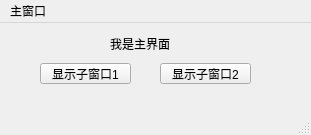
<?xml version="1.0" encoding="UTF-8"?>
<ui version="4.0">
 <class>MainWindow</class>
 <widget class="QMainWindow" name="MainWindow">
  <property name="geometry">
   <rect>
    <x>0</x>
    <y>0</y>
    <width>311</width>
    <height>135</height>
   </rect>
  </property>
  <property name="windowTitle">
   <string>MainWindow</string>
  </property>
  <widget class="QWidget" name="centralwidget">
   <widget class="QPushButton" name="showChildButton">
    <property name="geometry">
     <rect>
      <x>40</x>
      <y>40</y>
      <width>91</width>
      <height>21</height>
     </rect>
    </property>
    <property name="text">
     <string>显示子窗口1</string>
    </property>
   </widget>
   <widget class="QLabel" name="label">
    <property name="geometry">
     <rect>
      <x>110</x>
      <y>10</y>
      <width>71</width>
      <height>21</height>
     </rect>
    </property>
    <property name="text">
     <string>我是主界面</string>
    </property>
   </widget>
   <widget class="QPushButton" name="showchild2">
    <property name="geometry">
     <rect>
      <x>160</x>
      <y>40</y>
      <width>91</width>
      <height>21</height>
     </rect>
    </property>
    <property name="text">
     <string>显示子窗口2</string>
    </property>
   </widget>
  </widget>
  <widget class="QMenuBar" name="menubar">
   <property name="geometry">
    <rect>
     <x>0</x>
     <y>0</y>
     <width>311</width>
     <height>21</height>
    </rect>
   </property>
   <widget class="QMenu" name="menu">
    <property name="title">
     <string>主窗口</string>
    </property>
   </widget>
   <addaction name="menu"/>
  </widget>
  <widget class="QStatusBar" name="statusbar"/>
 </widget>
 <resources/>
 <connections/>
</ui>
